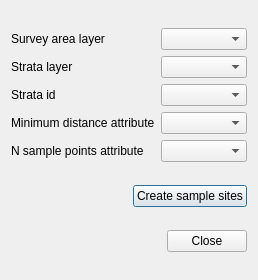
<?xml version="1.0" encoding="UTF-8"?>
<ui version="4.0">
 <class>PointSurveyDialogBase</class>
 <widget class="QDialog" name="PointSurveyDialogBase">
  <property name="geometry">
   <rect>
    <x>0</x>
    <y>0</y>
    <width>258</width>
    <height>280</height>
   </rect>
  </property>
  <property name="windowTitle">
   <string>Dialog</string>
  </property>
  <layout class="QGridLayout" name="gridLayout_2">
   <item row="0" column="0" colspan="2">
    <layout class="QGridLayout" name="gridLayout">
     <item row="3" column="0">
      <widget class="QLabel" name="mMinDistanceLabel">
       <property name="text">
        <string>Minimum distance attribute</string>
       </property>
      </widget>
     </item>
     <item row="4" column="1">
      <widget class="QComboBox" name="mNSamplePointsComboBox"/>
     </item>
     <item row="1" column="0">
      <widget class="QLabel" name="mStrataLayerLabel">
       <property name="text">
        <string>Strata layer</string>
       </property>
      </widget>
     </item>
     <item row="0" column="1">
      <widget class="QComboBox" name="mSurveyAreaLayerComboBox"/>
     </item>
     <item row="3" column="1">
      <widget class="QComboBox" name="mMinimumDistanceAttributeComboBox"/>
     </item>
     <item row="0" column="0">
      <widget class="QLabel" name="mSurveyAreaLabel">
       <property name="text">
        <string>Survey area layer</string>
       </property>
      </widget>
     </item>
     <item row="1" column="1">
      <widget class="QComboBox" name="mStrataLayerComboBox"/>
     </item>
     <item row="4" column="0">
      <widget class="QLabel" name="mNSamplePointsAttribute">
       <property name="text">
        <string>N sample points attribute</string>
       </property>
      </widget>
     </item>
     <item row="2" column="1">
      <widget class="QComboBox" name="mStrataIdComboBox"/>
     </item>
     <item row="2" column="0">
      <widget class="QLabel" name="mStrataIdLabel">
       <property name="text">
        <string>Strata id</string>
       </property>
      </widget>
     </item>
    </layout>
   </item>
   <item row="1" column="0">
    <spacer name="horizontalSpacer">
     <property name="orientation">
      <enum>Qt::Horizontal</enum>
     </property>
     <property name="sizeHint" stdset="0">
      <size>
       <width>111</width>
       <height>20</height>
      </size>
     </property>
    </spacer>
   </item>
   <item row="1" column="1">
    <widget class="QPushButton" name="mCreateSampleButton">
     <property name="text">
      <string>Create sample sites</string>
     </property>
    </widget>
   </item>
   <item row="2" column="0" colspan="2">
    <widget class="QDialogButtonBox" name="buttonBox">
     <property name="orientation">
      <enum>Qt::Horizontal</enum>
     </property>
     <property name="standardButtons">
      <set>QDialogButtonBox::Close</set>
     </property>
    </widget>
   </item>
  </layout>
 </widget>
 <resources/>
 <connections>
  <connection>
   <sender>buttonBox</sender>
   <signal>accepted()</signal>
   <receiver>PointSurveyDialogBase</receiver>
   <slot>accept()</slot>
   <hints>
    <hint type="sourcelabel">
     <x>248</x>
     <y>254</y>
    </hint>
    <hint type="destinationlabel">
     <x>157</x>
     <y>274</y>
    </hint>
   </hints>
  </connection>
  <connection>
   <sender>buttonBox</sender>
   <signal>rejected()</signal>
   <receiver>PointSurveyDialogBase</receiver>
   <slot>reject()</slot>
   <hints>
    <hint type="sourcelabel">
     <x>316</x>
     <y>260</y>
    </hint>
    <hint type="destinationlabel">
     <x>286</x>
     <y>274</y>
    </hint>
   </hints>
  </connection>
 </connections>
</ui>
